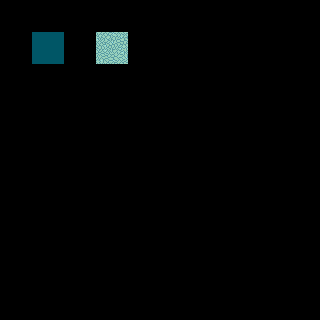

A 2D game scene composited from a Tiled map and its tileset images. What follows is a short description and the map's XML, with each tile layer's data collapsed to a summary:
An orthogonal 10x10 tile map with 32x32 px tiles, 4 tile layers (regions, input_background, output_drops, output_rough), 2 tilesets.

<map version="1.0" orientation="orthogonal" renderorder="right-down" width="10" height="10" tilewidth="32" tileheight="32" nextobjectid="1">
 <tileset firstgid="1" source="../../tilesets/desert-with-pit.tsx" />
 <tileset firstgid="67" source="../../tilesets/meta-tile.tsx" />
 <layer name="regions" width="10" height="10">
  <data>[100 cells, 2 non-empty, 1 distinct tile ids]</data>
 </layer>
 <layer name="input_background" width="10" height="10">
  <data>[100 cells, 2 non-empty, 2 distinct tile ids]</data>
 </layer>
 <layer name="output_drops" width="10" height="10">
  <data>[100 cells, 1 non-empty, 1 distinct tile ids]</data>
 </layer>
 <layer name="output_rough" width="10" height="10">
  <data>[100 cells, 1 non-empty, 1 distinct tile ids]</data>
 </layer>
</map>
